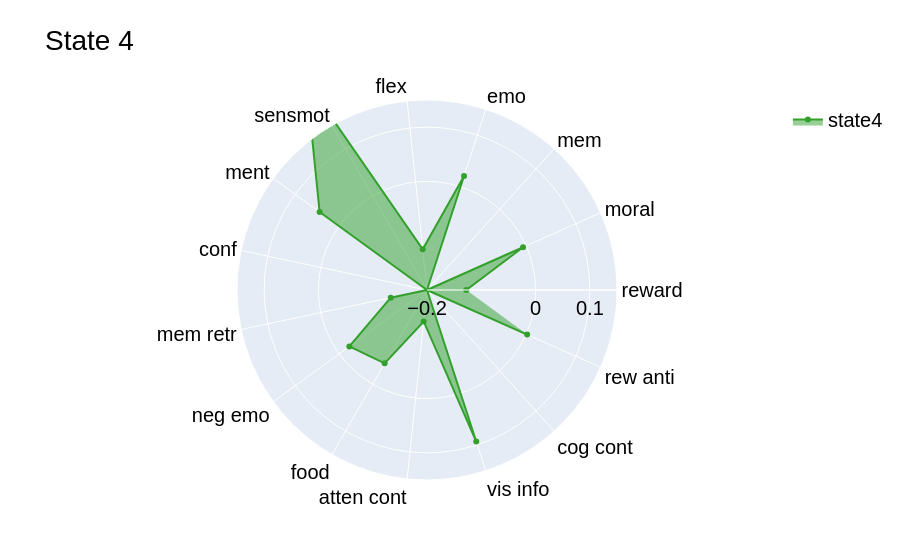

The cell this chart's notebook holds for it:
### Code cell
fig = go.Figure()
    
fig.add_trace(go.Scatterpolar(
        r=data['State4'],  
        theta=labels,  
        fill='toself',  
        name='state4',  
        line=dict(color=colors[3])  
    ))

fig.update_layout(
    polar=dict(
        radialaxis=dict(
            visible=True,
            tickvals=[-0.2, 0, 0.1],
            range=[-0.2, 0.15],  
            tickangle=0
        )),
    showlegend=True,
    title=f"State 4",
        font=dict(
        family="Helvetica", 
        size=20,
        color="black",
    )
        )
fig.show()

### Figure 1 — Plotly figure (JSON) as saved in the notebook; plotly's stock layout.template omitted (floating-point values rounded to 4 significant figures)
{"data": [{"fill": "toself", "line": {"color": "rgb(51,160,44)"}, "name": "state4", "r": [-0.1276, -0.006348, -0.2222, 0.02081, -0.1246, 0.2443, 0.04445, -0.2093, -0.1317, -0.0232, -0.04398, -0.1417, 0.09355, -0.3553, 0.001939], "theta": ["reward", "moral", "mem", "emo", "flex", "sensmot", "ment", "conf", "mem retr", "neg emo", "food", "atten cont", "vis info", "cog cont", "rew anti"], "type": "scatterpolar"}], "layout": {"font": {"color": "black", "family": "Helvetica", "size": 20}, "polar": {"radialaxis": {"range": [-0.2, 0.15], "tickangle": 0, "tickvals": [-0.2, 0, 0.1], "visible": true}}, "showlegend": true, "title": {"text": "State 4"}}}
